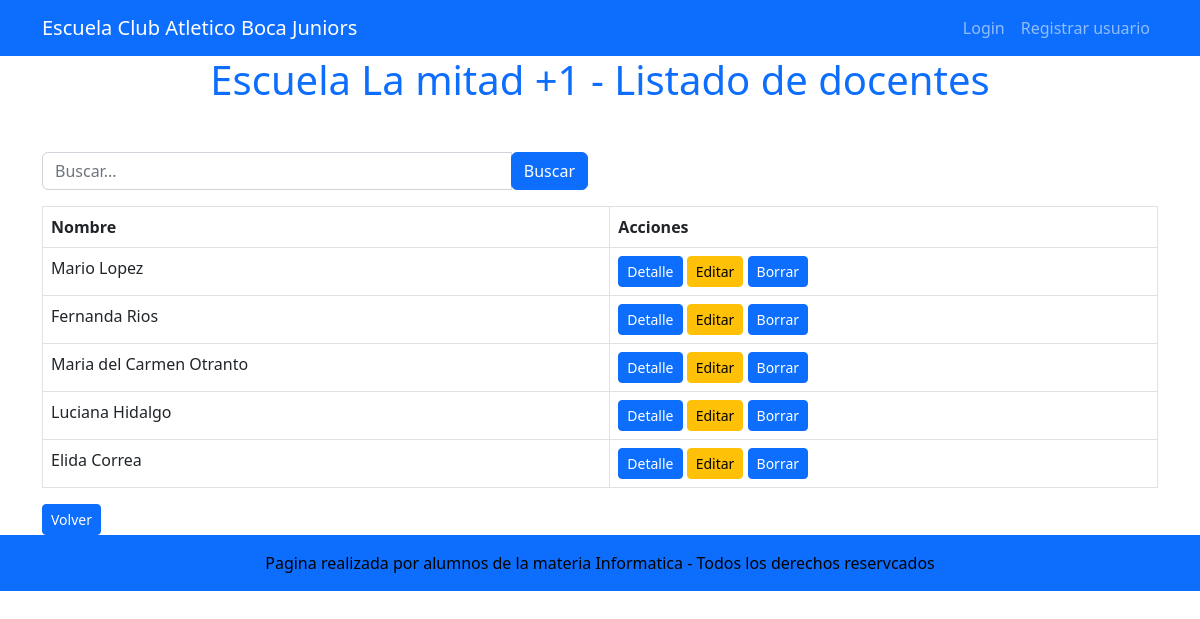
/docente/listado_docentes, run on an earlier commit of the app's database.
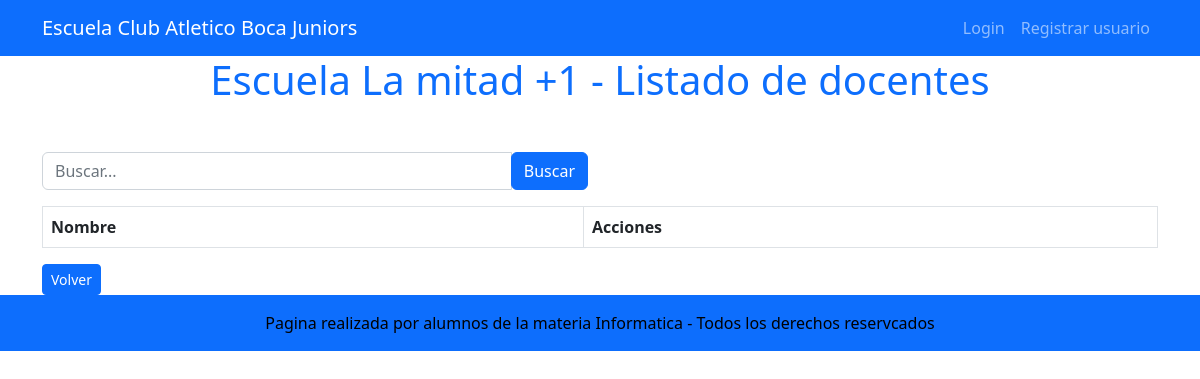
And on a later commit of the database.
### docente/models.py (models this page shows, shortened)
class Docente(models.Model):
    nombre = models.CharField(max_length=150)
    apellido = models.CharField(max_length=150)
    materia = models.CharField(max_length=100, null=True, unique=False)
    año = models.IntegerField(null=True, unique=False)

### docente/views.py (the view)
# urls.py: path("listado_docentes", listado_docentes, name="listado_docentes"),
def listado_docentes(request):
    busqueda = request.GET.get("busqueda", None)
    if busqueda:
        print(busqueda)
        consulta = Docente.objects.filter(nombre__icontains=busqueda)
    else:
        consulta = Docente.objects.all()
        contexto = {"docentes": consulta}
    return render(request, "docente/listado_docentes.html", contexto)

### docente/templates/docente/listado_docentes.html (shortened to what this page needs)
{% extends 'core/base.html' %}
{% block titulo_aplicacion %}
    Escuela La mitad +1 - Listado de docentes
{% endblock titulo_aplicacion %}
{% block contenido %}
<div class="container mt-5">
    <div class="row mb-3">
        <div class="col-lg-6">
            <form action="{% url 'docente:listado_docentes' %}"
                  method="get"
                  class="input-group">
                <input type="text"
                       name="busqueda"
                       class="form-control"
                       placeholder="Buscar...">
                <div class="input-group-append">
                    <button class="btn btn-primary" type="submit">Buscar</button>
                </div>
            </form>
        </div>
    </div>
    <div class="table-responsive">
        <table class="table table-bordered">
            <thead>
                <tr>
                    <th>Nombre</th>
                    <th>Acciones</th>
                </tr>
            </thead>
            <tbody>
                {% for docente in docentes %}
                    <tr>
                        <td>{{ docente.nombre }} {{docente.apellido}}</td>
                        <td>
                            <a href="{% url 'docente:detalle_docentes' docente.id%}"
                               class="btn btn-primary btn-sm">Detalle</a>
                            <a href="{% url 'docente:actualizar_docente' docente.id %}"
                               class="btn btn-warning btn-sm">Editar</a>
                            <a href="{% url 'docente:borrar_docente' docente.id %}"
                               class="btn btn-primary btn-sm">Borrar</a>
                        </td>
                    </tr>
                {% endfor %}
            </tbody>
        </table>
        <a href="{% url 'docente:index' %}" class="btn btn-primary btn-sm">Volver</a>
    </div>
</div>
{% endblock contenido %}

### core/templates/core/base.html (shortened to what this page needs)
{% load static %}
<!DOCTYPE html>
<html lang="es">
    <head>
        <link href="{% static 'core/css/styles.css' %}" rel="stylesheet" />
    </head>
    <body>
        {% include 'core/componentes/navbar.html' %}
            <h1 class="text-primary text-center">
                {% block titulo_aplicacion %}
                {% endblock titulo_aplicacion %}
            </h1>
        {% block contenido %}
        {% endblock contenido %}
        {% include 'core/componentes/footer.html' %}
    </body>
</html>

### core/templates/core/componentes/navbar.html (shortened to what this page needs)
<nav class="navbar navbar-expand-lg navbar-dark bg-primary">
    <div class="container">
        <a class="navbar-brand" href="#!">Escuela Club Atletico Boca Juniors</a>
        <div class="collapse navbar-collapse" id="navbarSupportedContent">
            <ul class="navbar-nav ms-auto mb-2 mb-lg-0">
                {% if user.is_authenticated %}
                    <li class="nav-item"><a class="nav-link" href="{% url 'alumno:index' %}">Alumnos</a></li>
                    <li class="nav-item"><a class="nav-link" href="{% url 'docente:index' %}">Docentes</a></li>
                    <li class="nav-item"><a class="nav-link" href="{% url 'materia:index' %}">Materia</a></li>
                    <li class="nav-item"><a class="nav-link" href="{% url 'core:nosotros' %}">Nosotros</a></li>
                    <li class="nav-item"><a class="nav-link text-bg-primary" href="#">{{user.username}}</a></li>
                    <li class="nav-item">
                    <form action="{% url 'core:logout' %}" method="post">
                        {% csrf_token %}
                        <button type="submit" class="btn btn-primary">Logout</button>
                    </form>
                    </li>
                {% else %}
                    <li class="nav-item"><a class="nav-link" href="{% url 'core:login' %}">Login</a></li>
                    <li class="nav-item"><a class="nav-link" href="{% url 'core:registro' %}">Registrar usuario</a></li>
                {% endif %}
            </ul>
        </div>
    </div>
</nav>

### core/templates/core/componentes/footer.html
<footer class="py-3 px-1 bg-primary fixed-botom">
    <div class="container"><p class="m-0 text-center text-black">
        Pagina realizada por alumnos de la materia Informatica - Todos los derechos reservcados</p>
    </div>
</footer>

What changed in the data, as far as the page shows it:
removed Docente: nombre "Mario", apellido "Lopez"
removed Docente: nombre "Fernanda", apellido "Rios"
removed Docente: nombre "Maria del Carmen", apellido "Otranto"
removed Docente: nombre "Luciana", apellido "Hidalgo"
removed Docente: nombre "Elida", apellido "Correa"
